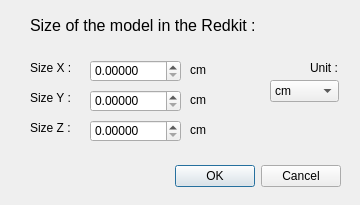
<?xml version="1.0" encoding="UTF-8"?>
<ui version="4.0">
 <class>GUI_Resize</class>
 <widget class="QDialog" name="GUI_Resize">
  <property name="geometry">
   <rect>
    <x>0</x>
    <y>0</y>
    <width>360</width>
    <height>205</height>
   </rect>
  </property>
  <property name="windowTitle">
   <string>Dialog</string>
  </property>
  <widget class="QDialogButtonBox" name="buttonBox">
   <property name="geometry">
    <rect>
     <x>30</x>
     <y>160</y>
     <width>311</width>
     <height>32</height>
    </rect>
   </property>
   <property name="orientation">
    <enum>Qt::Horizontal</enum>
   </property>
   <property name="standardButtons">
    <set>QDialogButtonBox::Cancel|QDialogButtonBox::Ok</set>
   </property>
  </widget>
  <widget class="QLabel" name="label">
   <property name="geometry">
    <rect>
     <x>30</x>
     <y>60</y>
     <width>41</width>
     <height>16</height>
    </rect>
   </property>
   <property name="text">
    <string>Size X :</string>
   </property>
  </widget>
  <widget class="QLabel" name="label_2">
   <property name="geometry">
    <rect>
     <x>30</x>
     <y>90</y>
     <width>41</width>
     <height>16</height>
    </rect>
   </property>
   <property name="text">
    <string>Size Y :</string>
   </property>
  </widget>
  <widget class="QLabel" name="label_3">
   <property name="geometry">
    <rect>
     <x>30</x>
     <y>120</y>
     <width>41</width>
     <height>16</height>
    </rect>
   </property>
   <property name="text">
    <string>Size Z :</string>
   </property>
  </widget>
  <widget class="QDoubleSpinBox" name="spinbox_sizeX">
   <property name="geometry">
    <rect>
     <x>90</x>
     <y>60</y>
     <width>91</width>
     <height>22</height>
    </rect>
   </property>
   <property name="decimals">
    <number>5</number>
   </property>
   <property name="maximum">
    <double>9999.989999999999782</double>
   </property>
  </widget>
  <widget class="QDoubleSpinBox" name="spinbox_sizeY">
   <property name="geometry">
    <rect>
     <x>90</x>
     <y>120</y>
     <width>91</width>
     <height>22</height>
    </rect>
   </property>
   <property name="decimals">
    <number>5</number>
   </property>
   <property name="maximum">
    <double>9999.989999999999782</double>
   </property>
  </widget>
  <widget class="QDoubleSpinBox" name="spinbox_sizeZ">
   <property name="geometry">
    <rect>
     <x>90</x>
     <y>90</y>
     <width>91</width>
     <height>22</height>
    </rect>
   </property>
   <property name="decimals">
    <number>5</number>
   </property>
   <property name="maximum">
    <double>9999.989999999999782</double>
   </property>
  </widget>
  <widget class="QLabel" name="label_unitX">
   <property name="geometry">
    <rect>
     <x>190</x>
     <y>60</y>
     <width>21</width>
     <height>20</height>
    </rect>
   </property>
   <property name="text">
    <string>cm</string>
   </property>
  </widget>
  <widget class="QLabel" name="label_unitY">
   <property name="geometry">
    <rect>
     <x>190</x>
     <y>90</y>
     <width>21</width>
     <height>20</height>
    </rect>
   </property>
   <property name="text">
    <string>cm</string>
   </property>
  </widget>
  <widget class="QLabel" name="label_unitZ">
   <property name="geometry">
    <rect>
     <x>190</x>
     <y>120</y>
     <width>21</width>
     <height>20</height>
    </rect>
   </property>
   <property name="text">
    <string>cm</string>
   </property>
  </widget>
  <widget class="QLabel" name="label_7">
   <property name="geometry">
    <rect>
     <x>30</x>
     <y>10</y>
     <width>251</width>
     <height>31</height>
    </rect>
   </property>
   <property name="font">
    <font>
     <pointsize>12</pointsize>
    </font>
   </property>
   <property name="text">
    <string>Size of the model in the Redkit :</string>
   </property>
  </widget>
  <widget class="QLabel" name="label_8">
   <property name="geometry">
    <rect>
     <x>310</x>
     <y>60</y>
     <width>31</width>
     <height>16</height>
    </rect>
   </property>
   <property name="text">
    <string>Unit :</string>
   </property>
  </widget>
  <widget class="QComboBox" name="combo_unit">
   <property name="geometry">
    <rect>
     <x>270</x>
     <y>80</y>
     <width>69</width>
     <height>22</height>
    </rect>
   </property>
   <item>
    <property name="text">
     <string>cm</string>
    </property>
   </item>
   <item>
    <property name="text">
     <string>m</string>
    </property>
   </item>
  </widget>
 </widget>
 <resources/>
 <connections>
  <connection>
   <sender>buttonBox</sender>
   <signal>accepted()</signal>
   <receiver>GUI_Resize</receiver>
   <slot>accept()</slot>
   <hints>
    <hint type="sourcelabel">
     <x>248</x>
     <y>254</y>
    </hint>
    <hint type="destinationlabel">
     <x>157</x>
     <y>274</y>
    </hint>
   </hints>
  </connection>
  <connection>
   <sender>buttonBox</sender>
   <signal>rejected()</signal>
   <receiver>GUI_Resize</receiver>
   <slot>reject()</slot>
   <hints>
    <hint type="sourcelabel">
     <x>316</x>
     <y>260</y>
    </hint>
    <hint type="destinationlabel">
     <x>286</x>
     <y>274</y>
    </hint>
   </hints>
  </connection>
 </connections>
</ui>
